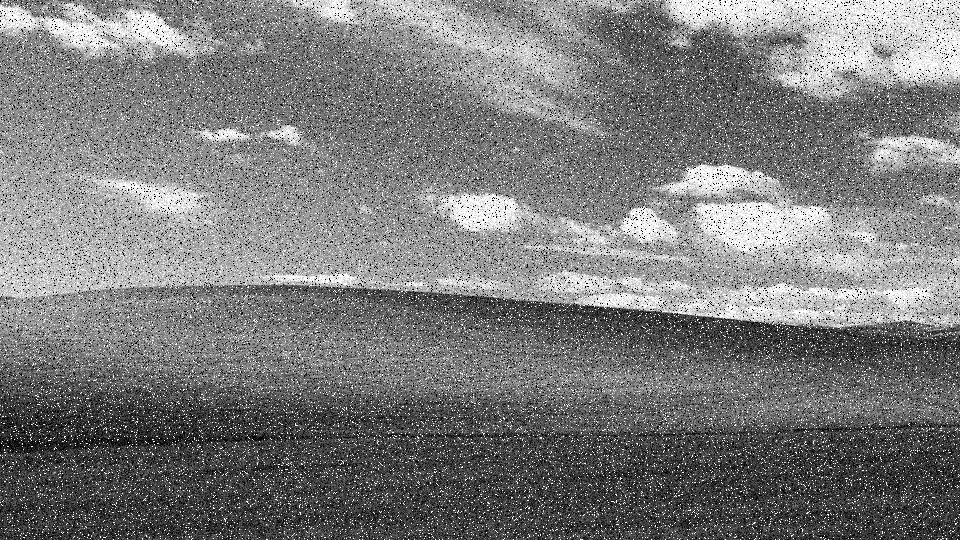
#> input picture hw3/q3/broken.jpg, 960 x 540 px
$ python q3.py
#> lines starting #> are read from the running program, lines starting #| are printed output that depends on the picture
#> further down, image is the input picture: shape (540, 960); min 0, max 255, mean 123.5

# Maya Atwan, 314813494
# Obaida Khateeb, 201278066

# Please replace the above comments with your names and ID numbers in the same format.
import cv2
import matplotlib.pyplot as plt
import numpy as np


def clean_Gaussian_noise_bilateral(im, radius, stdSpatial, stdIntensity):
    # pre processing the image to calculate the bilateral filter
#> called with radius = 10, stdSpatial = 22, stdIntensity = 20
    im = im.astype(np.float64)
    rows, cols = im.shape
#> rows = 540; cols = 960
    cleanIm = np.zeros_like(im)
    x, y = np.meshgrid(np.arange(-radius, radius + 1), np.arange(-radius, radius + 1), indexing='ij')
    gs = np.exp(-(x**2 + y**2) / (2 * stdSpatial**2))

    for i in range(rows):
        for j in range(cols):
			# calculate the window of the image
            x_min = max(0, i - radius)
            x_max = min(rows, i + radius + 1)
            y_min = max(0, j - radius)
            y_max = min(cols, j + radius + 1)
            window = im[x_min:x_max, y_min:y_max]

			# calculate the bilateral filter for the window
            gs_local = gs[:x_max - x_min, :y_max - y_min]
            gi = np.exp(-((window - im[i, j])**2) / (2 * stdIntensity**2))
            g = gs_local * gi
            cleanIm[i, j] = np.sum(g * window) / np.sum(g) #the new pixel value

    cleanIm = np.clip(cleanIm, 0, 255).astype(np.uint8)# clip the image to be between 0 and 255 and convert it to uint8
    return cleanIm

# # Apply Bilateral Filter
image = cv2.imread("broken.jpg", cv2.IMREAD_GRAYSCALE)
image_gussianed = clean_Gaussian_noise_bilateral(image, 10, 22, 20)
# Apply Median Filter
image_medianed = cv2.medianBlur(image_gussianed, 5)
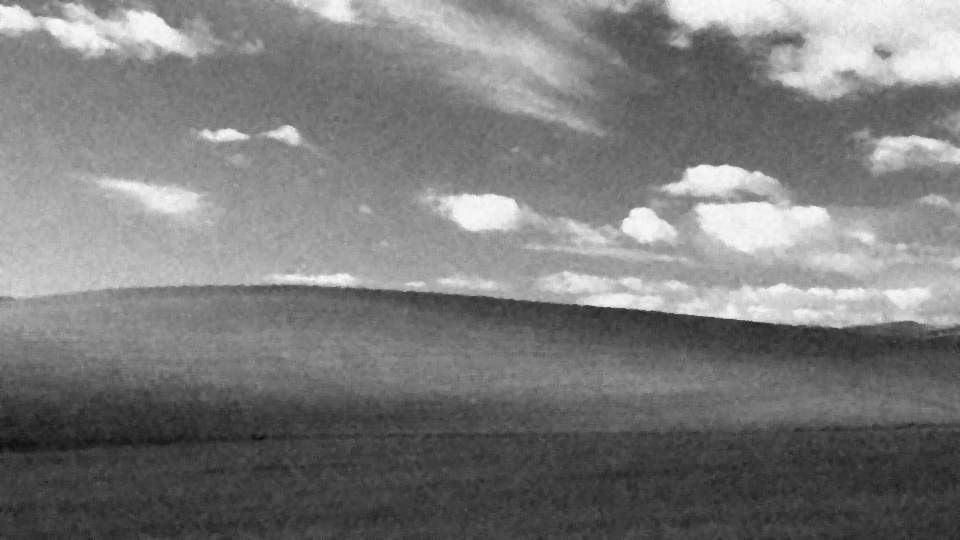
#> image_medianed: shape (540, 960); min 13, max 247, mean 122.7
output_image_path = "a.jpg"
cv2.imwrite(output_image_path, image_medianed)

# part B
# Load the noisy images
#> (the run stopped early here; a loop or call above may not have finished)
